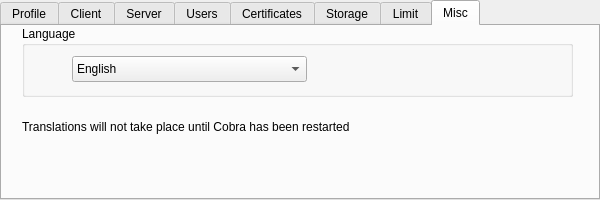
<?xml version="1.0" encoding="UTF-8"?>
<ui version="4.0">
 <class>Preferences</class>
 <widget class="QDialog" name="Preferences">
  <property name="windowModality">
   <enum>Qt::NonModal</enum>
  </property>
  <property name="geometry">
   <rect>
    <x>0</x>
    <y>0</y>
    <width>600</width>
    <height>200</height>
   </rect>
  </property>
  <property name="sizePolicy">
   <sizepolicy hsizetype="Fixed" vsizetype="Fixed">
    <horstretch>0</horstretch>
    <verstretch>0</verstretch>
   </sizepolicy>
  </property>
  <property name="minimumSize">
   <size>
    <width>600</width>
    <height>200</height>
   </size>
  </property>
  <property name="maximumSize">
   <size>
    <width>600</width>
    <height>214</height>
   </size>
  </property>
  <property name="baseSize">
   <size>
    <width>0</width>
    <height>0</height>
   </size>
  </property>
  <property name="windowTitle">
   <string>Preferences</string>
  </property>
  <property name="windowIcon">
   <iconset>
    <normaloff>:/images/cobra_tico.png</normaloff>:/images/cobra_tico.png</iconset>
  </property>
  <property name="modal">
   <bool>false</bool>
  </property>
  <layout class="QVBoxLayout" name="verticalLayout_5">
   <property name="margin">
    <number>0</number>
   </property>
   <item>
    <layout class="QVBoxLayout" name="verticalLayout">
     <item>
      <widget class="QTabWidget" name="prefTab">
       <property name="tabShape">
        <enum>QTabWidget::Rounded</enum>
       </property>
       <property name="currentIndex">
        <number>7</number>
       </property>
       <widget class="QWidget" name="Profile">
        <attribute name="title">
         <string>Profile</string>
        </attribute>
        <layout class="QVBoxLayout" name="verticalLayout_9">
         <item>
          <widget class="QGroupBox" name="MyProfile">
           <property name="title">
            <string>My Profile</string>
           </property>
           <layout class="QVBoxLayout" name="verticalLayout_8">
            <item>
             <layout class="QHBoxLayout" name="horizontalLayout_17">
              <property name="rightMargin">
               <number>0</number>
              </property>
              <item>
               <widget class="QLabel" name="labelUsr">
                <property name="minimumSize">
                 <size>
                  <width>106</width>
                  <height>0</height>
                 </size>
                </property>
                <property name="maximumSize">
                 <size>
                  <width>110</width>
                  <height>16777215</height>
                 </size>
                </property>
                <property name="text">
                 <string>Username</string>
                </property>
               </widget>
              </item>
              <item>
               <widget class="QLineEdit" name="lineEditUser">
                <property name="sizePolicy">
                 <sizepolicy hsizetype="Fixed" vsizetype="Fixed">
                  <horstretch>0</horstretch>
                  <verstretch>0</verstretch>
                 </sizepolicy>
                </property>
                <property name="minimumSize">
                 <size>
                  <width>130</width>
                  <height>0</height>
                 </size>
                </property>
                <property name="maximumSize">
                 <size>
                  <width>130</width>
                  <height>16777215</height>
                 </size>
                </property>
               </widget>
              </item>
              <item>
               <spacer name="horizontalSpacer_12">
                <property name="orientation">
                 <enum>Qt::Horizontal</enum>
                </property>
                <property name="sizeHint" stdset="0">
                 <size>
                  <width>40</width>
                  <height>20</height>
                 </size>
                </property>
               </spacer>
              </item>
             </layout>
            </item>
            <item>
             <layout class="QHBoxLayout" name="horizontalLayout_18">
              <item>
               <widget class="QLabel" name="labelPw">
                <property name="minimumSize">
                 <size>
                  <width>106</width>
                  <height>0</height>
                 </size>
                </property>
                <property name="maximumSize">
                 <size>
                  <width>110</width>
                  <height>16777215</height>
                 </size>
                </property>
                <property name="text">
                 <string>Password</string>
                </property>
               </widget>
              </item>
              <item>
               <widget class="QLineEdit" name="lineEditPass">
                <property name="sizePolicy">
                 <sizepolicy hsizetype="Fixed" vsizetype="Fixed">
                  <horstretch>0</horstretch>
                  <verstretch>0</verstretch>
                 </sizepolicy>
                </property>
                <property name="minimumSize">
                 <size>
                  <width>130</width>
                  <height>0</height>
                 </size>
                </property>
                <property name="maximumSize">
                 <size>
                  <width>130</width>
                  <height>16777215</height>
                 </size>
                </property>
                <property name="echoMode">
                 <enum>QLineEdit::Normal</enum>
                </property>
               </widget>
              </item>
              <item>
               <spacer name="horizontalSpacer_13">
                <property name="orientation">
                 <enum>Qt::Horizontal</enum>
                </property>
                <property name="sizeHint" stdset="0">
                 <size>
                  <width>40</width>
                  <height>20</height>
                 </size>
                </property>
               </spacer>
              </item>
             </layout>
            </item>
            <item>
             <spacer name="verticalSpacer_5">
              <property name="orientation">
               <enum>Qt::Vertical</enum>
              </property>
              <property name="sizeHint" stdset="0">
               <size>
                <width>20</width>
                <height>15</height>
               </size>
              </property>
             </spacer>
            </item>
            <item>
             <layout class="QHBoxLayout" name="horizontalLayout_20" stretch="0,1,0">
              <item>
               <widget class="QLabel" name="label_12">
                <property name="text">
                 <string>Filter Mode:</string>
                </property>
               </widget>
              </item>
              <item>
               <widget class="QComboBox" name="filterMode">
                <item>
                 <property name="text">
                  <string>Regular Expression</string>
                 </property>
                </item>
                <item>
                 <property name="text">
                  <string>Contains</string>
                 </property>
                </item>
                <item>
                 <property name="text">
                  <string>Wild Card</string>
                 </property>
                </item>
               </widget>
              </item>
              <item>
               <spacer name="horizontalSpacer_9">
                <property name="orientation">
                 <enum>Qt::Horizontal</enum>
                </property>
                <property name="sizeHint" stdset="0">
                 <size>
                  <width>40</width>
                  <height>20</height>
                 </size>
                </property>
               </spacer>
              </item>
             </layout>
            </item>
           </layout>
          </widget>
         </item>
         <item>
          <spacer name="verticalSpacer_4">
           <property name="orientation">
            <enum>Qt::Vertical</enum>
           </property>
           <property name="sizeHint" stdset="0">
            <size>
             <width>20</width>
             <height>13</height>
            </size>
           </property>
          </spacer>
         </item>
        </layout>
       </widget>
       <widget class="QWidget" name="Client">
        <attribute name="title">
         <string>Client</string>
        </attribute>
        <layout class="QVBoxLayout" name="verticalLayout_4">
         <item>
          <layout class="QHBoxLayout" name="horizontalLayout">
           <item>
            <widget class="QLabel" name="iphostname">
             <property name="minimumSize">
              <size>
               <width>135</width>
               <height>0</height>
              </size>
             </property>
             <property name="maximumSize">
              <size>
               <width>16777215</width>
               <height>16777215</height>
              </size>
             </property>
             <property name="text">
              <string>Server IP/Hostname</string>
             </property>
            </widget>
           </item>
           <item>
            <widget class="QLineEdit" name="lineEditIP">
             <property name="text">
              <string>localhost</string>
             </property>
            </widget>
           </item>
          </layout>
         </item>
         <item>
          <layout class="QHBoxLayout" name="horizontalLayout_2">
           <item>
            <widget class="QLabel" name="label_2">
             <property name="minimumSize">
              <size>
               <width>135</width>
               <height>0</height>
              </size>
             </property>
             <property name="maximumSize">
              <size>
               <width>16777215</width>
               <height>16777215</height>
              </size>
             </property>
             <property name="text">
              <string>Port Number</string>
             </property>
            </widget>
           </item>
           <item>
            <widget class="QLineEdit" name="lineEditPort">
             <property name="sizePolicy">
              <sizepolicy hsizetype="Fixed" vsizetype="Fixed">
               <horstretch>0</horstretch>
               <verstretch>0</verstretch>
              </sizepolicy>
             </property>
             <property name="minimumSize">
              <size>
               <width>30</width>
               <height>0</height>
              </size>
             </property>
             <property name="maximumSize">
              <size>
               <width>50</width>
               <height>16777215</height>
              </size>
             </property>
             <property name="text">
              <string>2345</string>
             </property>
            </widget>
           </item>
           <item>
            <spacer name="horizontalSpacer_2">
             <property name="orientation">
              <enum>Qt::Horizontal</enum>
             </property>
             <property name="sizeHint" stdset="0">
              <size>
               <width>40</width>
               <height>20</height>
              </size>
             </property>
            </spacer>
           </item>
           <item>
            <widget class="QCheckBox" name="checkBoxIgnoreErr">
             <property name="text">
              <string>Ignore Hostname Errors</string>
             </property>
             <property name="checked">
              <bool>true</bool>
             </property>
            </widget>
           </item>
          </layout>
         </item>
         <item>
          <spacer name="verticalSpacer_3">
           <property name="orientation">
            <enum>Qt::Vertical</enum>
           </property>
           <property name="sizeHint" stdset="0">
            <size>
             <width>20</width>
             <height>40</height>
            </size>
           </property>
          </spacer>
         </item>
         <item>
          <layout class="QHBoxLayout" name="horizontalLayout_5">
           <property name="leftMargin">
            <number>0</number>
           </property>
           <property name="rightMargin">
            <number>0</number>
           </property>
           <item>
            <spacer name="horizontalSpacer_3">
             <property name="orientation">
              <enum>Qt::Horizontal</enum>
             </property>
             <property name="sizeHint" stdset="0">
              <size>
               <width>40</width>
               <height>20</height>
              </size>
             </property>
            </spacer>
           </item>
           <item>
            <widget class="QPushButton" name="connectButton">
             <property name="sizePolicy">
              <sizepolicy hsizetype="Fixed" vsizetype="Fixed">
               <horstretch>0</horstretch>
               <verstretch>0</verstretch>
              </sizepolicy>
             </property>
             <property name="minimumSize">
              <size>
               <width>0</width>
               <height>0</height>
              </size>
             </property>
             <property name="maximumSize">
              <size>
               <width>16777215</width>
               <height>16777215</height>
              </size>
             </property>
             <property name="text">
              <string>Connect</string>
             </property>
            </widget>
           </item>
           <item>
            <spacer name="horizontalSpacer_4">
             <property name="orientation">
              <enum>Qt::Horizontal</enum>
             </property>
             <property name="sizeHint" stdset="0">
              <size>
               <width>40</width>
               <height>20</height>
              </size>
             </property>
            </spacer>
           </item>
          </layout>
         </item>
        </layout>
       </widget>
       <widget class="QWidget" name="Server">
        <attribute name="title">
         <string>Server</string>
        </attribute>
        <layout class="QVBoxLayout" name="verticalLayout_7">
         <item>
          <layout class="QHBoxLayout" name="horizontalLayout_8">
           <item>
            <widget class="QLabel" name="label_5">
             <property name="minimumSize">
              <size>
               <width>160</width>
               <height>0</height>
              </size>
             </property>
             <property name="maximumSize">
              <size>
               <width>16777215</width>
               <height>16777215</height>
              </size>
             </property>
             <property name="text">
              <string>Private Key Passphrase</string>
             </property>
            </widget>
           </item>
           <item>
            <widget class="QLineEdit" name="lineEditKey">
             <property name="text">
              <string>asdf</string>
             </property>
             <property name="echoMode">
              <enum>QLineEdit::Password</enum>
             </property>
            </widget>
           </item>
          </layout>
         </item>
         <item>
          <layout class="QHBoxLayout" name="horizontalLayout_7">
           <item>
            <widget class="QLabel" name="label">
             <property name="minimumSize">
              <size>
               <width>160</width>
               <height>0</height>
              </size>
             </property>
             <property name="maximumSize">
              <size>
               <width>70</width>
               <height>16777215</height>
              </size>
             </property>
             <property name="text">
              <string>Port Number</string>
             </property>
            </widget>
           </item>
           <item>
            <widget class="QLineEdit" name="lineEditPort_2">
             <property name="minimumSize">
              <size>
               <width>70</width>
               <height>0</height>
              </size>
             </property>
             <property name="maximumSize">
              <size>
               <width>70</width>
               <height>16777215</height>
              </size>
             </property>
             <property name="text">
              <string>2345</string>
             </property>
            </widget>
           </item>
           <item>
            <spacer name="horizontalSpacer">
             <property name="orientation">
              <enum>Qt::Horizontal</enum>
             </property>
             <property name="sizeHint" stdset="0">
              <size>
               <width>40</width>
               <height>20</height>
              </size>
             </property>
            </spacer>
           </item>
          </layout>
         </item>
         <item>
          <spacer name="verticalSpacer_2">
           <property name="orientation">
            <enum>Qt::Vertical</enum>
           </property>
           <property name="sizeHint" stdset="0">
            <size>
             <width>20</width>
             <height>40</height>
            </size>
           </property>
          </spacer>
         </item>
         <item>
          <layout class="QHBoxLayout" name="horizontalLayout_9">
           <item>
            <spacer name="horizontalSpacer_5">
             <property name="orientation">
              <enum>Qt::Horizontal</enum>
             </property>
             <property name="sizeHint" stdset="0">
              <size>
               <width>40</width>
               <height>20</height>
              </size>
             </property>
            </spacer>
           </item>
           <item>
            <widget class="QPushButton" name="pushButtonStart">
             <property name="minimumSize">
              <size>
               <width>0</width>
               <height>0</height>
              </size>
             </property>
             <property name="maximumSize">
              <size>
               <width>16777215</width>
               <height>16777215</height>
              </size>
             </property>
             <property name="text">
              <string>Start Server</string>
             </property>
            </widget>
           </item>
           <item>
            <spacer name="horizontalSpacer_6">
             <property name="orientation">
              <enum>Qt::Horizontal</enum>
             </property>
             <property name="sizeHint" stdset="0">
              <size>
               <width>40</width>
               <height>20</height>
              </size>
             </property>
            </spacer>
           </item>
          </layout>
         </item>
        </layout>
       </widget>
       <widget class="QWidget" name="Users">
        <attribute name="title">
         <string>Users</string>
        </attribute>
        <layout class="QVBoxLayout" name="verticalLayout_6">
         <item>
          <layout class="QHBoxLayout" name="horizontalLayout_13">
           <item>
            <widget class="QLabel" name="label_10">
             <property name="sizePolicy">
              <sizepolicy hsizetype="Preferred" vsizetype="Preferred">
               <horstretch>0</horstretch>
               <verstretch>0</verstretch>
              </sizepolicy>
             </property>
             <property name="minimumSize">
              <size>
               <width>150</width>
               <height>0</height>
              </size>
             </property>
             <property name="baseSize">
              <size>
               <width>70</width>
               <height>0</height>
              </size>
             </property>
             <property name="text">
              <string>Guest Password</string>
             </property>
            </widget>
           </item>
           <item>
            <widget class="QLineEdit" name="guestPwd">
             <property name="echoMode">
              <enum>QLineEdit::Normal</enum>
             </property>
            </widget>
           </item>
          </layout>
         </item>
         <item>
          <layout class="QHBoxLayout" name="horizontalLayout_12">
           <item>
            <widget class="QLabel" name="label_9">
             <property name="minimumSize">
              <size>
               <width>150</width>
               <height>0</height>
              </size>
             </property>
             <property name="baseSize">
              <size>
               <width>0</width>
               <height>0</height>
              </size>
             </property>
             <property name="text">
              <string>Participant Password</string>
             </property>
            </widget>
           </item>
           <item>
            <widget class="QLineEdit" name="participantPwd"/>
           </item>
          </layout>
         </item>
         <item>
          <spacer name="verticalSpacer">
           <property name="orientation">
            <enum>Qt::Vertical</enum>
           </property>
           <property name="sizeHint" stdset="0">
            <size>
             <width>20</width>
             <height>40</height>
            </size>
           </property>
          </spacer>
         </item>
        </layout>
       </widget>
       <widget class="QWidget" name="Cert">
        <attribute name="title">
         <string>Certificates</string>
        </attribute>
        <layout class="QVBoxLayout" name="verticalLayout_10">
         <item>
          <layout class="QVBoxLayout" name="verticalLayout_2">
           <item>
            <layout class="QHBoxLayout" name="horizontalLayout_6">
             <item>
              <widget class="QLabel" name="label_6">
               <property name="minimumSize">
                <size>
                 <width>106</width>
                 <height>0</height>
                </size>
               </property>
               <property name="text">
                <string>CA Certificate</string>
               </property>
              </widget>
             </item>
             <item>
              <widget class="QLineEdit" name="lineEditCACert"/>
             </item>
             <item>
              <widget class="QToolButton" name="tbCACert">
               <property name="text">
                <string>...</string>
               </property>
              </widget>
             </item>
            </layout>
           </item>
           <item>
            <layout class="QHBoxLayout" name="horizontalLayout_10">
             <item>
              <widget class="QLabel" name="label_7">
               <property name="minimumSize">
                <size>
                 <width>106</width>
                 <height>0</height>
                </size>
               </property>
               <property name="text">
                <string>Local Certificate</string>
               </property>
              </widget>
             </item>
             <item>
              <widget class="QLineEdit" name="lineEditLocalCert"/>
             </item>
             <item>
              <widget class="QToolButton" name="tbLocalCert">
               <property name="text">
                <string>...</string>
               </property>
              </widget>
             </item>
            </layout>
           </item>
           <item>
            <layout class="QHBoxLayout" name="horizontalLayout_11">
             <item>
              <widget class="QLabel" name="label_8">
               <property name="minimumSize">
                <size>
                 <width>106</width>
                 <height>0</height>
                </size>
               </property>
               <property name="text">
                <string>Private Key</string>
               </property>
              </widget>
             </item>
             <item>
              <widget class="QLineEdit" name="lineEditPrivateKey"/>
             </item>
             <item>
              <widget class="QToolButton" name="tbPrivateKey">
               <property name="text">
                <string>...</string>
               </property>
              </widget>
             </item>
            </layout>
           </item>
           <item>
            <spacer name="verticalSpacer_6">
             <property name="orientation">
              <enum>Qt::Vertical</enum>
             </property>
             <property name="sizeHint" stdset="0">
              <size>
               <width>20</width>
               <height>28</height>
              </size>
             </property>
            </spacer>
           </item>
          </layout>
         </item>
        </layout>
       </widget>
       <widget class="QWidget" name="storageTab">
        <attribute name="title">
         <string>Storage</string>
        </attribute>
        <layout class="QVBoxLayout" name="verticalLayout_11">
         <item>
          <layout class="QHBoxLayout" name="horizontalLayout_4" stretch="0,1,0">
           <item>
            <widget class="QLabel" name="label_11">
             <property name="minimumSize">
              <size>
               <width>106</width>
               <height>0</height>
              </size>
             </property>
             <property name="text">
              <string>Storage Directory:</string>
             </property>
            </widget>
           </item>
           <item>
            <widget class="QLineEdit" name="storageDir"/>
           </item>
           <item>
            <widget class="QToolButton" name="tbStorageDir">
             <property name="text">
              <string>...</string>
             </property>
            </widget>
           </item>
          </layout>
         </item>
         <item>
          <layout class="QHBoxLayout" name="horizontalLayout_14">
           <item>
            <widget class="QLabel" name="label_14">
             <property name="minimumSize">
              <size>
               <width>106</width>
               <height>0</height>
              </size>
             </property>
             <property name="text">
              <string>Timeline Database:</string>
             </property>
            </widget>
           </item>
           <item>
            <widget class="QLineEdit" name="timelineDbEdit"/>
           </item>
           <item>
            <widget class="QToolButton" name="timelineDbBrowse">
             <property name="text">
              <string>...</string>
             </property>
            </widget>
           </item>
          </layout>
         </item>
         <item>
          <layout class="QHBoxLayout" name="horizontalLayout_3">
           <item>
            <widget class="QLabel" name="label_13">
             <property name="minimumSize">
              <size>
               <width>106</width>
               <height>0</height>
              </size>
             </property>
             <property name="text">
              <string>Local Database:</string>
             </property>
            </widget>
           </item>
           <item>
            <widget class="QLineEdit" name="localDbEdit"/>
           </item>
           <item>
            <widget class="QToolButton" name="localDbBrowse">
             <property name="text">
              <string>...</string>
             </property>
            </widget>
           </item>
          </layout>
         </item>
         <item>
          <layout class="QHBoxLayout" name="horizontalLayout_15">
           <item>
            <widget class="QLabel" name="label_15">
             <property name="minimumSize">
              <size>
               <width>106</width>
               <height>0</height>
              </size>
             </property>
             <property name="text">
              <string>Server Database:</string>
             </property>
            </widget>
           </item>
           <item>
            <widget class="QLineEdit" name="serverDbEdit"/>
           </item>
           <item>
            <widget class="QToolButton" name="serverDbBrowse">
             <property name="text">
              <string>...</string>
             </property>
            </widget>
           </item>
          </layout>
         </item>
        </layout>
       </widget>
       <widget class="QWidget" name="limitTab">
        <attribute name="title">
         <string>Limit</string>
        </attribute>
        <layout class="QVBoxLayout" name="verticalLayout_3">
         <item>
          <layout class="QHBoxLayout" name="horizontalLayout_16" stretch="0,0,0,1,1">
           <item>
            <widget class="QLabel" name="label_3">
             <property name="text">
              <string>Local Limits:</string>
             </property>
            </widget>
           </item>
           <item>
            <widget class="QLabel" name="localCurrentSize">
             <property name="text">
              <string/>
             </property>
            </widget>
           </item>
           <item>
            <widget class="QLabel" name="label_18">
             <property name="text">
              <string>of</string>
             </property>
            </widget>
           </item>
           <item>
            <widget class="QSpinBox" name="localLimit">
             <property name="suffix">
              <string> MB</string>
             </property>
             <property name="minimum">
              <number>0</number>
             </property>
             <property name="maximum">
              <number>4000000</number>
             </property>
            </widget>
           </item>
           <item>
            <spacer name="horizontalSpacer_7">
             <property name="orientation">
              <enum>Qt::Horizontal</enum>
             </property>
             <property name="sizeHint" stdset="0">
              <size>
               <width>40</width>
               <height>20</height>
              </size>
             </property>
            </spacer>
           </item>
          </layout>
         </item>
         <item>
          <layout class="QHBoxLayout" name="horizontalLayout_19" stretch="0,0,0,1,1">
           <item>
            <widget class="QLabel" name="label_4">
             <property name="text">
              <string>Server Limits:</string>
             </property>
            </widget>
           </item>
           <item>
            <widget class="QLabel" name="serverCurrentSize">
             <property name="text">
              <string/>
             </property>
            </widget>
           </item>
           <item>
            <widget class="QLabel" name="label_21">
             <property name="text">
              <string>of</string>
             </property>
            </widget>
           </item>
           <item>
            <widget class="QSpinBox" name="serverLimit">
             <property name="suffix">
              <string> MB</string>
             </property>
             <property name="minimum">
              <number>0</number>
             </property>
             <property name="maximum">
              <number>4000000</number>
             </property>
            </widget>
           </item>
           <item>
            <spacer name="horizontalSpacer_8">
             <property name="orientation">
              <enum>Qt::Horizontal</enum>
             </property>
             <property name="sizeHint" stdset="0">
              <size>
               <width>40</width>
               <height>20</height>
              </size>
             </property>
            </spacer>
           </item>
          </layout>
         </item>
         <item>
          <spacer name="verticalSpacer_7">
           <property name="orientation">
            <enum>Qt::Vertical</enum>
           </property>
           <property name="sizeHint" stdset="0">
            <size>
             <width>20</width>
             <height>40</height>
            </size>
           </property>
          </spacer>
         </item>
        </layout>
       </widget>
       <widget class="QWidget" name="miscTab">
        <attribute name="title">
         <string>Misc</string>
        </attribute>
        <widget class="QGroupBox" name="groupBox">
         <property name="geometry">
          <rect>
           <x>20</x>
           <y>0</y>
           <width>551</width>
           <height>71</height>
          </rect>
         </property>
         <property name="title">
          <string>Language</string>
         </property>
         <widget class="QComboBox" name="language">
          <property name="geometry">
           <rect>
            <x>50</x>
            <y>30</y>
            <width>235</width>
            <height>26</height>
           </rect>
          </property>
          <item>
           <property name="text">
            <string>English</string>
           </property>
          </item>
          <item>
           <property name="text">
            <string>Simplified Chinese</string>
           </property>
          </item>
         </widget>
        </widget>
        <widget class="QLabel" name="label_17">
         <property name="geometry">
          <rect>
           <x>20</x>
           <y>90</y>
           <width>401</width>
           <height>21</height>
          </rect>
         </property>
         <property name="text">
          <string>Translations will not take place until Cobra has been restarted </string>
         </property>
        </widget>
       </widget>
      </widget>
     </item>
    </layout>
   </item>
  </layout>
 </widget>
 <resources/>
 <connections>
  <connection>
   <sender>connectButton</sender>
   <signal>clicked()</signal>
   <receiver>Preferences</receiver>
   <slot>accept()</slot>
   <hints>
    <hint type="sourcelabel">
     <x>240</x>
     <y>176</y>
    </hint>
    <hint type="destinationlabel">
     <x>480</x>
     <y>118</y>
    </hint>
   </hints>
  </connection>
 </connections>
</ui>
